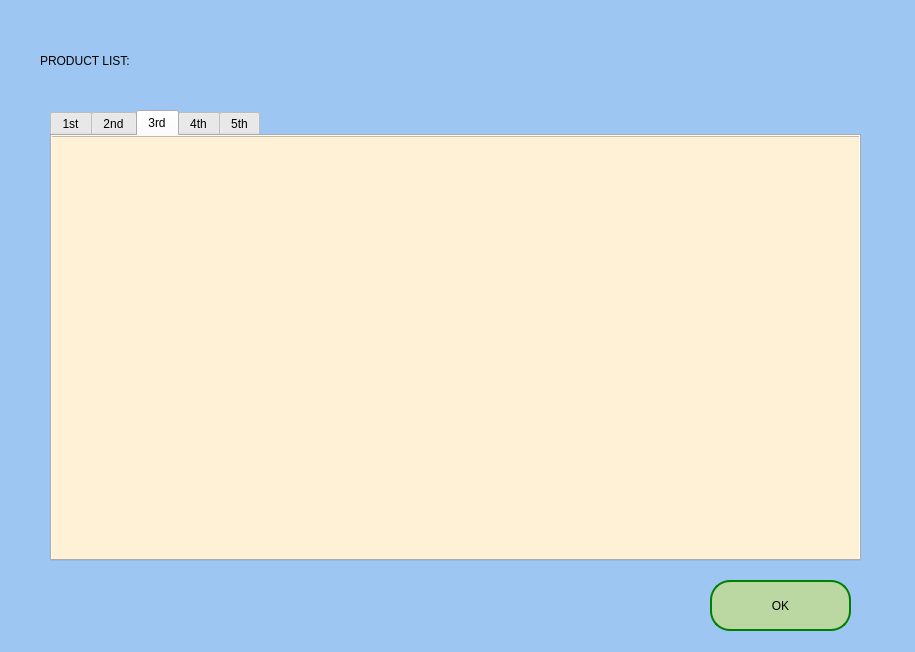
<?xml version="1.0" encoding="UTF-8"?>
<ui version="4.0">
 <class>ViewProductList</class>
 <widget class="QWidget" name="ViewProductList">
  <property name="geometry">
   <rect>
    <x>0</x>
    <y>0</y>
    <width>915</width>
    <height>652</height>
   </rect>
  </property>
  <property name="windowTitle">
   <string>View Products</string>
  </property>
  <widget class="QWidget" name="widget" native="true">
   <property name="geometry">
    <rect>
     <x>-10</x>
     <y>-70</y>
     <width>1061</width>
     <height>761</height>
    </rect>
   </property>
   <property name="styleSheet">
    <string notr="true">QWidget#widget{
background-color:rgb(158, 198, 243);}</string>
   </property>
   <widget class="QLabel" name="label_5">
    <property name="geometry">
     <rect>
      <x>50</x>
      <y>110</y>
      <width>311</width>
      <height>41</height>
     </rect>
    </property>
    <property name="styleSheet">
     <string notr="true">
font: 24pt &quot;&quot;;
font: 100 24pt &quot;&quot;;
font: 24pt &quot;Century Gothic&quot;;</string>
    </property>
    <property name="text">
     <string>PRODUCT LIST:</string>
    </property>
   </widget>
   <widget class="QTabWidget" name="tabWidget">
    <property name="geometry">
     <rect>
      <x>60</x>
      <y>180</y>
      <width>811</width>
      <height>451</height>
     </rect>
    </property>
    <property name="styleSheet">
     <string notr="true">font: 14pt &quot;Century Gothic&quot;;</string>
    </property>
    <property name="currentIndex">
     <number>2</number>
    </property>
    <widget class="QWidget" name="tab">
     <attribute name="title">
      <string>1st</string>
     </attribute>
     <widget class="QTableView" name="tableView_2">
      <property name="geometry">
       <rect>
        <x>0</x>
        <y>0</y>
        <width>821</width>
        <height>451</height>
       </rect>
      </property>
      <property name="styleSheet">
       <string notr="true">font: 8pt &quot;MS Sans Serif&quot;;</string>
      </property>
     </widget>
    </widget>
    <widget class="QWidget" name="tab_2">
     <attribute name="title">
      <string>2nd</string>
     </attribute>
     <widget class="QTableView" name="tableView">
      <property name="geometry">
       <rect>
        <x>0</x>
        <y>0</y>
        <width>831</width>
        <height>451</height>
       </rect>
      </property>
     </widget>
    </widget>
    <widget class="QWidget" name="tab_3">
     <attribute name="title">
      <string>3rd</string>
     </attribute>
     <widget class="QTableView" name="tableView_3">
      <property name="geometry">
       <rect>
        <x>-10</x>
        <y>0</y>
        <width>821</width>
        <height>471</height>
       </rect>
      </property>
      <property name="styleSheet">
       <string notr="true">background-color:rgb(255, 241, 213);
font: 12pt &quot;Century Gothic&quot;;</string>
      </property>
     </widget>
    </widget>
    <widget class="QWidget" name="tab_4">
     <attribute name="title">
      <string>4th</string>
     </attribute>
     <widget class="QTableView" name="tableView_4">
      <property name="geometry">
       <rect>
        <x>0</x>
        <y>0</y>
        <width>771</width>
        <height>451</height>
       </rect>
      </property>
     </widget>
    </widget>
    <widget class="QWidget" name="tab_5">
     <attribute name="title">
      <string>5th</string>
     </attribute>
     <widget class="QTableView" name="tableView_5">
      <property name="geometry">
       <rect>
        <x>0</x>
        <y>0</y>
        <width>811</width>
        <height>451</height>
       </rect>
      </property>
     </widget>
    </widget>
   </widget>
   <widget class="QPushButton" name="okButton">
    <property name="geometry">
     <rect>
      <x>720</x>
      <y>650</y>
      <width>141</width>
      <height>51</height>
     </rect>
    </property>
    <property name="palette">
     <palette>
      <active>
       <colorrole role="Button">
        <brush brushstyle="SolidPattern">
         <color alpha="255">
          <red>187</red>
          <green>216</green>
          <blue>163</blue>
         </color>
        </brush>
       </colorrole>
       <colorrole role="Base">
        <brush brushstyle="SolidPattern">
         <color alpha="255">
          <red>187</red>
          <green>216</green>
          <blue>163</blue>
         </color>
        </brush>
       </colorrole>
       <colorrole role="Window">
        <brush brushstyle="SolidPattern">
         <color alpha="255">
          <red>187</red>
          <green>216</green>
          <blue>163</blue>
         </color>
        </brush>
       </colorrole>
      </active>
      <inactive>
       <colorrole role="Button">
        <brush brushstyle="SolidPattern">
         <color alpha="255">
          <red>187</red>
          <green>216</green>
          <blue>163</blue>
         </color>
        </brush>
       </colorrole>
       <colorrole role="Base">
        <brush brushstyle="SolidPattern">
         <color alpha="255">
          <red>187</red>
          <green>216</green>
          <blue>163</blue>
         </color>
        </brush>
       </colorrole>
       <colorrole role="Window">
        <brush brushstyle="SolidPattern">
         <color alpha="255">
          <red>187</red>
          <green>216</green>
          <blue>163</blue>
         </color>
        </brush>
       </colorrole>
      </inactive>
      <disabled>
       <colorrole role="Button">
        <brush brushstyle="SolidPattern">
         <color alpha="255">
          <red>187</red>
          <green>216</green>
          <blue>163</blue>
         </color>
        </brush>
       </colorrole>
       <colorrole role="Base">
        <brush brushstyle="SolidPattern">
         <color alpha="255">
          <red>187</red>
          <green>216</green>
          <blue>163</blue>
         </color>
        </brush>
       </colorrole>
       <colorrole role="Window">
        <brush brushstyle="SolidPattern">
         <color alpha="255">
          <red>187</red>
          <green>216</green>
          <blue>163</blue>
         </color>
        </brush>
       </colorrole>
      </disabled>
     </palette>
    </property>
    <property name="styleSheet">
     <string notr="true">border-radius: 20px;
background-color:rgb(187, 216, 163);
font: 75 18pt &quot;Century Gothic&quot;;
border: 2px solid green</string>
    </property>
    <property name="text">
     <string>OK</string>
    </property>
   </widget>
  </widget>
 </widget>
 <resources/>
 <connections/>
</ui>
